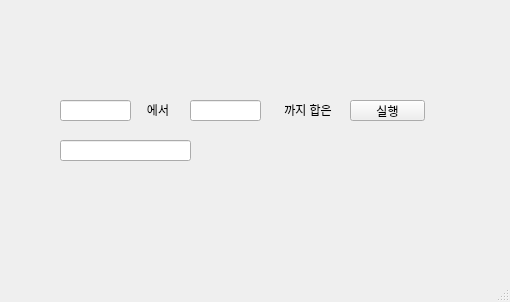
<?xml version="1.0" encoding="UTF-8"?>
<ui version="4.0">
 <class>MainWindow</class>
 <widget class="QMainWindow" name="MainWindow">
  <property name="geometry">
   <rect>
    <x>0</x>
    <y>0</y>
    <width>510</width>
    <height>302</height>
   </rect>
  </property>
  <property name="windowTitle">
   <string>MainWindow</string>
  </property>
  <widget class="QWidget" name="centralwidget">
   <widget class="QLineEdit" name="le1">
    <property name="geometry">
     <rect>
      <x>60</x>
      <y>100</y>
      <width>71</width>
      <height>21</height>
     </rect>
    </property>
    <property name="text">
     <string/>
    </property>
   </widget>
   <widget class="QLineEdit" name="le2">
    <property name="geometry">
     <rect>
      <x>190</x>
      <y>100</y>
      <width>71</width>
      <height>21</height>
     </rect>
    </property>
    <property name="text">
     <string/>
    </property>
   </widget>
   <widget class="QLabel" name="label">
    <property name="geometry">
     <rect>
      <x>130</x>
      <y>100</y>
      <width>56</width>
      <height>21</height>
     </rect>
    </property>
    <property name="text">
     <string>&lt;html&gt;&lt;head/&gt;&lt;body&gt;&lt;p align=&quot;center&quot;&gt;에서&lt;/p&gt;&lt;/body&gt;&lt;/html&gt;</string>
    </property>
   </widget>
   <widget class="QLineEdit" name="le3">
    <property name="geometry">
     <rect>
      <x>60</x>
      <y>140</y>
      <width>131</width>
      <height>21</height>
     </rect>
    </property>
    <property name="text">
     <string/>
    </property>
   </widget>
   <widget class="QLabel" name="label_2">
    <property name="geometry">
     <rect>
      <x>280</x>
      <y>100</y>
      <width>56</width>
      <height>21</height>
     </rect>
    </property>
    <property name="text">
     <string>&lt;html&gt;&lt;head/&gt;&lt;body&gt;&lt;p align=&quot;center&quot;&gt;까지 합은&lt;/p&gt;&lt;/body&gt;&lt;/html&gt;</string>
    </property>
   </widget>
   <widget class="QPushButton" name="btn">
    <property name="geometry">
     <rect>
      <x>350</x>
      <y>100</y>
      <width>75</width>
      <height>21</height>
     </rect>
    </property>
    <property name="text">
     <string>실행</string>
    </property>
   </widget>
  </widget>
  <widget class="QMenuBar" name="menubar">
   <property name="geometry">
    <rect>
     <x>0</x>
     <y>0</y>
     <width>510</width>
     <height>21</height>
    </rect>
   </property>
  </widget>
  <widget class="QStatusBar" name="statusbar"/>
 </widget>
 <resources/>
 <connections/>
</ui>
